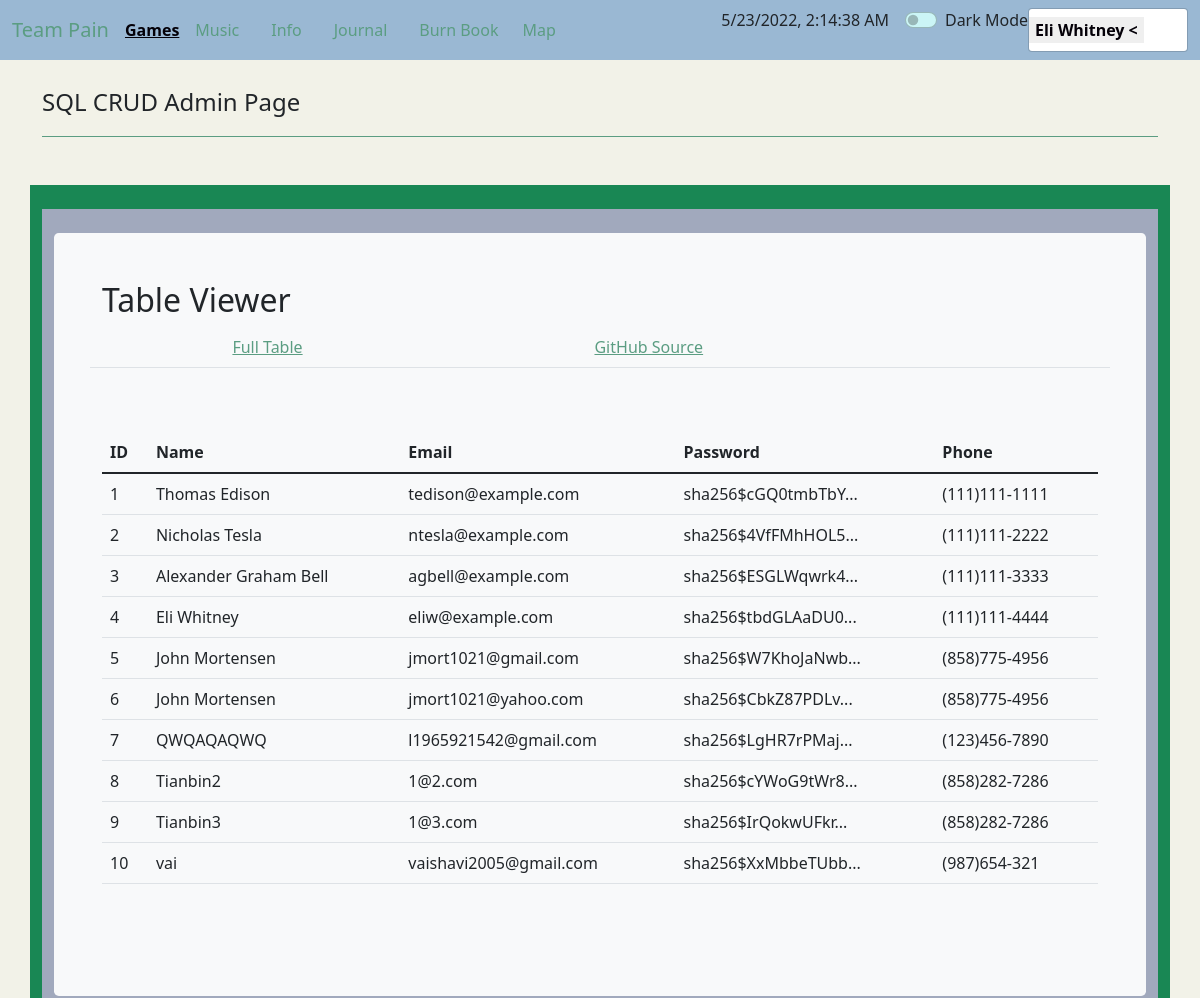
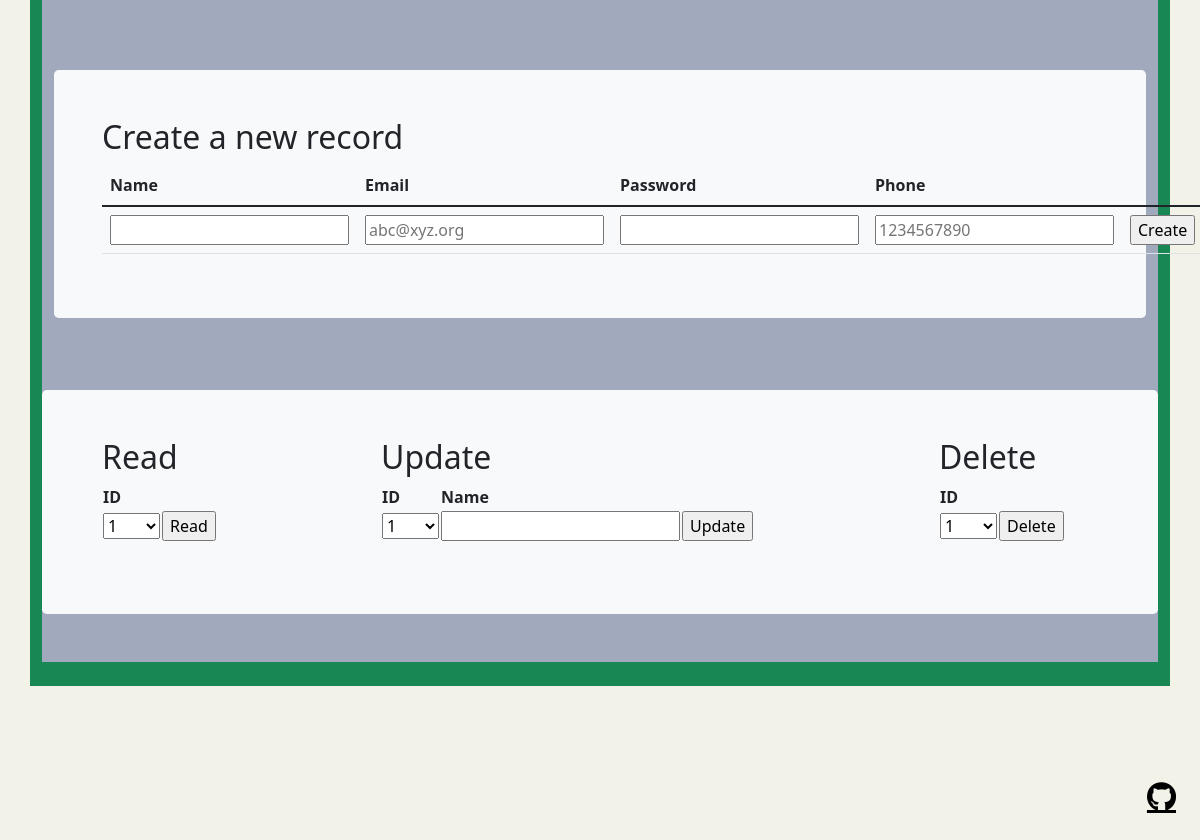
The app's page /crud/ (signed in) with its own data (2 pictures, top to bottom).
### cruddy/model.py (models this page shows, shortened)
class Users(UserMixin, db.Model):
    __tablename__ = 'users'
    userID = db.Column(db.Integer, primary_key=True)
    name = db.Column(db.String(255), unique=False, nullable=False)
    email = db.Column(db.String(255), unique=True, nullable=False)
    password = db.Column(db.String(255), unique=False, nullable=False)
    phone = db.Column(db.String(255), unique=False, nullable=False)
    notes = db.relationship("Notes", cascade='all, delete', backref='users', lazy=True)
    def read(self):
        return {
            "userID": self.userID,
            "name": self.name,
            "email": self.email,
            "password": self.password,
            "phone": self.phone,
            "query": "by_alc"  # This is for fun, a little watermark
        }
    def delete(self):
        db.session.delete(self)
        db.session.commit()
        return None

### cruddy/app_crud.py (the view)
@app_crud.route('/')
@login_required  # Flask-Login uses this decorator to restrict acess to logged in users
def crud():
    return render_template("crud.html", table=users_all())

### cruddy/login.py (called while the page is built)
@login_manager.user_loader
def user_loader(user_id):
    if user_id is not None:
        return Users.query.get(user_id)
    return None

### cruddy/query.py (called while the page is built)
def users_all():
    table = Users.query.all()
    json_ready = [peep.read() for peep in table]
    return json_ready

### cruddy/templates/cruddy/crud.html (shortened to what this page needs)
<!DOCTYPE html>
{% extends "layout.html" %}
{% block content %}
<div class="container py-4">
    <header class="pb-3 mb-4 border-bottom border-primary text-dark">
        <span class="fs-4">SQL CRUD Admin Page</span>
    </header>
</div>
<div class="container py-4 text-light bg-success">
    <div class="container bg-secondary py-4">
        <div class="p-5 mb-4 bg-light text-dark rounded-3">
            <h2>Table Viewer</h2>
            <div class="row align-items-md-stretch">
                <table class="table">
                    <tbody>
                    <tr>
                        <td></td>
                        <td></td>
                        <td><a href={{url_for('crud.crud')}}>Full Table </a></td>
                        <td><a href="https://github.com/nighthawkcoders/nighthawk_csp/tree/master/crud">GitHub Source</a></td>
                    </tr>
                    </tbody>
                </table>
            </div>
            <div class="row align-items-md-stretch">
                <div class="container-fluid py-5">
                    <table class="table">
                        <thead>
                        <tr>
                            <th>ID</th>
                            <th>Name</th>
                            <th>Email</th>
                            <th>Password</th>
                            <th>Phone</th>
                        </tr>
                        </thead>
                        <tbody>
                        {% for row in table %}
                        {% set pn = "" ~ row['phone'] %}
                        {% set pnf = "(" ~ pn[0:3] ~ ")" ~ pn[3:6] ~ "-" ~ pn[6:10] %}
                        <tr>
                            <td>{{ row['userID'] }}</td>
                            <td>{{ row['name'] }}</td>
                            <td>{{ row['email'] }}</td>
                            <td>{{ row['password'] | truncate(20) }}</td>
                            <td>{{ pnf }}</td>
                        </tr>
                        {% endfor %}
                        </tbody>
                    </table>
                </div>
            </div>
        </div>
    </div>
    <div class="container bg-secondary py-4">
        <div class="p-5 mb-4 bg-light text-dark rounded-3">
            <h2>Create a new record</h2>
            <form method="POST" ID="create" action={{url_for('crud.create')}} >
                <table class="table">
                    <thead>
                    <tr>
                        <th><label for="name">Name</label></th>
                        <th><label for="email">Email</label></th>
                        <th><label for="password">Password</label></th>
                        <th><label for="phone">Phone</label></th>
                    </tr>
                    </thead>
                    <tbody>
                    <tr>
                        <td><input type="text" name="name" id="name" required></td>
                        <td><input type="email" name="email" id="email" placeholder="abc@xyz.org" required></td>
                        <td><input type="password" name="password" id="password" required></td>
                        <td><input type="tel" name="phone" id="phone" pattern="[0-9]{10}" placeholder="1234567890" required></td>
                        <td><input type="submit" value="Create"></td>
                    </tr>
                    </tbody>
                </table>
            </form>
        </div>
    </div>
    <div class="container bg-secondary py-4">
        <div class="row mb-4 bg-light text-dark rounded-3">
            <div class="col-md-3">
                <div class="p-5 mb-4 bg-light text-dark rounded-3">
                    <h2>Read</h2>
                    <form method="POST" ID="read" action={{url_for('crud.read')}} >
                        <table id="read_table">
                            <tr><th><label for="read_userid">ID</label></th></tr>
                            <tr>
                                <td>
                                    <select name="userid" id="read_userid">
                                        <optgroup label="userid">
                                            {% for row in table %}
                                            <option label="{{ row['userID'] }}">{{ row['userID'] }}</option>
                                            {% endfor %}
                                        </optgroup>
                                    </select>
                                </td>
                                <td>
                                    <input type="submit" value="Read">
                                </td>
                            </tr>
                        </table>
                    </form>
                </div>
            </div>
            <div class="col-md-6">
                <div class="p-5 mb-4 bg-light text-dark rounded-3">
                    <h2>Update</h2>
                    <form method="POST" ID="update" action={{url_for('crud.update')}} >
                        <table id="update_table">
                            <tr>
                                <th><label for="update_userid">ID</label></th>
                                <th><label for="update_name">Name</label></th>
                            </tr>
                            <tr>
                                <td>
                                    <select name="userid" id="update_userid">
                                        <optgroup label="userid">
                                            {% for row in table %}
                                            <option label="{{ row['userID'] }}">{{ row['userID'] }}</option>
                                            {% endfor %}
                                        </optgroup>
                                    </select>
                                </td>
                                <td><input type="text" name="name" id="update_name" required></td>
                                <td><input type="submit" value="Update"></td>
                            </tr>
                        </table>
                    </form>
                </div>
            </div>
            <div class="col-md-3">
                <div class="p-5 mb-4 bg-light text-dark rounded-3">
                    <h2>Delete</h2>
                    <form method="POST" ID="delete" action={{url_for('crud.delete')}} >
                        <table id="delete_table">
                            <tr><th><label for="delete_userid">ID</label></th></tr>
                            <tr>
                                <td>
                                    <select name="userid" id="delete_userid">
                                        <optgroup label="userid">
                                            {% for row in table %}
                                            <option label="{{ row['userID'] }}">{{ row['userID'] }}</option>
                                            {% endfor %}
                                        </optgroup>
                                    </select>
                                </td>
                                <td><input type="submit" value="Delete"></td>
                            </tr>
                        </table>
                    </form>
                </div>
            </div>
        </div>
    </div>
</div>
{% endblock %}

### templates/fragments/navbar.html (shortened to what this page needs)
<nav class="navbar navbar-expand-lg text-navbar-dark-color bg-navbar-light-color">
    <div class="container-fluid">
        <div class="btn-group">
            <a class="navbar-brand" href="{{ url_for('index') }}">Team Pain</a>
        </div>
        <div class="dropdown-menu1">
            <a class="menu-btn">Games</a>
        </div>
        <a class="nav-link" href="{{ url_for('music') }}">Music</a>
        <a class="nav-link" href="{{ url_for('api') }}">Info</a>
        <a class="nav-link" href="{{ url_for('notes.notes') }}">Journal</a>
        <a class="nav-link" href="{{ url_for('burnbook') }}">Burn Book</a>
        <div class="collapse navbar-collapse" id="navbarNavAltMarkup">
            <div class="navbar-nav">
                {% if current_user.is_authenticated %}
                <a class="nav-link" href="{{ url_for('gmap') }}">Map</a>
                {% else %}
                <a class="nav-link" href="{{ url_for('main_login') }}">Map</a>
                {% endif %}
            </div>
        </div>
        <div class="btn-group">
            <div class="px-3 text-navbar-dark-color">
                <span id="clock"></span>
            </div>
            <div class="form-check form-switch">
                <input type="checkbox" onclick="darkFunction()" class="form-check-input" id="darkSwitch">
                <label class="custom-control-label" for="darkSwitch">Dark Mode</label>
            </div>
            {% if current_user.is_authenticated %}
            <div class="dropdown-menu">
                <button class="menu-btn">{{current_user.name}} <</button>
            </div>
            {% else %}
            <a class="nav-link" href="{{ url_for('main_login') }}" ><button class="btn btn-danger">Login</button></a>
            {% endif %}
        </div>
    </div>
</nav>

### records on screen
Users: name "Eli Whitney", userID "4", email "eliw@example.com", password "sha256$tbdGLAaDU0...", pnf "(111)111-4444"
Users: userID "1", name "Thomas Edison", email "tedison@example.com", password "sha256$cGQ0tmbTbY...", pnf "(111)111-1111"
Users: userID "2", name "Nicholas Tesla", email "ntesla@example.com", password "sha256$4VfFMhHOL5...", pnf "(111)111-2222"
Users: userID "3", name "Alexander Graham Bell", email "agbell@example.com", password "sha256$ESGLWqwrk4...", pnf "(111)111-3333"
Users: userID "5", name "John Mortensen", email "jmort1021@gmail.com", password "sha256$W7KhoJaNwb...", pnf "(858)775-4956"
Users: userID "6", name "John Mortensen", email "jmort1021@yahoo.com", password "sha256$CbkZ87PDLv...", pnf "(858)775-4956"
Users: userID "7", name "QWQAQAQWQ", email "l1965921542@gmail.com", password "sha256$LgHR7rPMaj...", pnf "(123)456-7890"
Users: userID "8", name "Tianbin2", email "1@2.com", password "sha256$cYWoG9tWr8...", pnf "(858)282-7286"
Users: userID "9", name "Tianbin3", email "1@3.com", password "sha256$IrQokwUFkr...", pnf "(858)282-7286"
Users: userID "10", name "vai", email "vaishavi2005@gmail.com", password "sha256$XxMbbeTUbb...", pnf "(987)654-321"

### other values on screen
form field userid "1"
